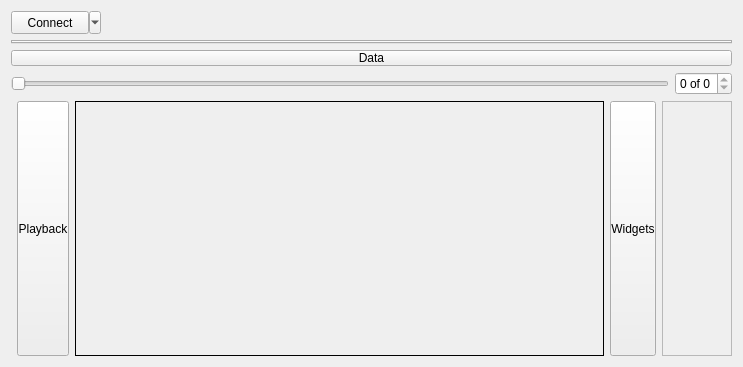
<?xml version="1.0" encoding="UTF-8"?>
<ui version="4.0">
 <class>LorrisAnalyzer</class>
 <widget class="QWidget" name="LorrisAnalyzer">
  <property name="geometry">
   <rect>
    <x>0</x>
    <y>0</y>
    <width>743</width>
    <height>367</height>
   </rect>
  </property>
  <property name="sizePolicy">
   <sizepolicy hsizetype="Expanding" vsizetype="Expanding">
    <horstretch>0</horstretch>
    <verstretch>0</verstretch>
   </sizepolicy>
  </property>
  <property name="minimumSize">
   <size>
    <width>0</width>
    <height>0</height>
   </size>
  </property>
  <property name="windowTitle">
   <string>Form</string>
  </property>
  <property name="autoFillBackground">
   <bool>false</bool>
  </property>
  <layout class="QVBoxLayout" name="leftVLayout" stretch="0,0,0,0,4">
   <property name="spacing">
    <number>6</number>
   </property>
   <item>
    <layout class="QHBoxLayout" name="topLayout">
     <item>
      <widget class="QToolButton" name="connectButton">
       <property name="sizePolicy">
        <sizepolicy hsizetype="Minimum" vsizetype="Fixed">
         <horstretch>0</horstretch>
         <verstretch>0</verstretch>
        </sizepolicy>
       </property>
       <property name="minimumSize">
        <size>
         <width>90</width>
         <height>23</height>
        </size>
       </property>
       <property name="text">
        <string>Connect</string>
       </property>
       <property name="popupMode">
        <enum>QToolButton::MenuButtonPopup</enum>
       </property>
       <property name="toolButtonStyle">
        <enum>Qt::ToolButtonTextOnly</enum>
       </property>
      </widget>
     </item>
     <item>
      <spacer name="horizontalSpacer">
       <property name="orientation">
        <enum>Qt::Horizontal</enum>
       </property>
       <property name="sizeType">
        <enum>QSizePolicy::Fixed</enum>
       </property>
       <property name="sizeHint" stdset="0">
        <size>
         <width>40</width>
         <height>20</height>
        </size>
       </property>
      </spacer>
     </item>
     <item>
      <spacer name="horizontalSpacer_2">
       <property name="orientation">
        <enum>Qt::Horizontal</enum>
       </property>
       <property name="sizeHint" stdset="0">
        <size>
         <width>40</width>
         <height>20</height>
        </size>
       </property>
      </spacer>
     </item>
    </layout>
   </item>
   <item>
    <widget class="DeviceTabWidget" name="devTabs">
     <property name="movable">
      <bool>false</bool>
     </property>
    </widget>
   </item>
   <item>
    <widget class="QPushButton" name="collapseTop">
     <property name="sizePolicy">
      <sizepolicy hsizetype="Expanding" vsizetype="Fixed">
       <horstretch>0</horstretch>
       <verstretch>0</verstretch>
      </sizepolicy>
     </property>
     <property name="styleSheet">
      <string notr="true">padding: 0px</string>
     </property>
     <property name="text">
      <string>Data</string>
     </property>
     <property name="flat">
      <bool>false</bool>
     </property>
    </widget>
   </item>
   <item>
    <layout class="QHBoxLayout" name="horizontalLayout_2">
     <item>
      <widget class="QSlider" name="timeSlider">
       <property name="maximum">
        <number>0</number>
       </property>
       <property name="value">
        <number>0</number>
       </property>
       <property name="orientation">
        <enum>Qt::Horizontal</enum>
       </property>
       <property name="invertedAppearance">
        <bool>false</bool>
       </property>
       <property name="invertedControls">
        <bool>false</bool>
       </property>
       <property name="tickPosition">
        <enum>QSlider::NoTicks</enum>
       </property>
       <property name="tickInterval">
        <number>1</number>
       </property>
      </widget>
     </item>
     <item>
      <widget class="QSpinBox" name="timeBox">
       <property name="suffix">
        <string> of 0</string>
       </property>
       <property name="maximum">
        <number>0</number>
       </property>
      </widget>
     </item>
    </layout>
   </item>
   <item>
    <layout class="QHBoxLayout" name="bottomHLayout" stretch="0,0,1,0,0">
     <item>
      <widget class="Playback" name="playFrame">
       <property name="minimumSize">
        <size>
         <width>0</width>
         <height>0</height>
        </size>
       </property>
       <property name="frameShape">
        <enum>QFrame::StyledPanel</enum>
       </property>
       <property name="frameShadow">
        <enum>QFrame::Sunken</enum>
       </property>
      </widget>
     </item>
     <item>
      <widget class="RotateButton" name="collapseLeft">
       <property name="sizePolicy">
        <sizepolicy hsizetype="Fixed" vsizetype="Minimum">
         <horstretch>0</horstretch>
         <verstretch>0</verstretch>
        </sizepolicy>
       </property>
       <property name="styleSheet">
        <string notr="true">padding: 0</string>
       </property>
       <property name="text">
        <string>Playback</string>
       </property>
       <property name="flat">
        <bool>false</bool>
       </property>
       <property name="rotation" stdset="0">
        <UInt>1</UInt>
       </property>
      </widget>
     </item>
     <item>
      <widget class="WidgetArea" name="dataArea">
       <property name="sizePolicy">
        <sizepolicy hsizetype="Expanding" vsizetype="Expanding">
         <horstretch>0</horstretch>
         <verstretch>0</verstretch>
        </sizepolicy>
       </property>
       <property name="acceptDrops">
        <bool>true</bool>
       </property>
       <property name="autoFillBackground">
        <bool>false</bool>
       </property>
       <property name="frameShape">
        <enum>QFrame::Panel</enum>
       </property>
       <property name="frameShadow">
        <enum>QFrame::Plain</enum>
       </property>
      </widget>
     </item>
     <item>
      <widget class="RotateButton" name="collapseRight">
       <property name="sizePolicy">
        <sizepolicy hsizetype="Fixed" vsizetype="Expanding">
         <horstretch>0</horstretch>
         <verstretch>0</verstretch>
        </sizepolicy>
       </property>
       <property name="styleSheet">
        <string notr="true">padding: 0px</string>
       </property>
       <property name="text">
        <string>Widgets</string>
       </property>
       <property name="flat">
        <bool>false</bool>
       </property>
      </widget>
     </item>
     <item>
      <layout class="QVBoxLayout" name="verticalLayout" stretch="0">
       <item>
        <widget class="QScrollArea" name="widgetsScrollArea">
         <property name="horizontalScrollBarPolicy">
          <enum>Qt::ScrollBarAlwaysOff</enum>
         </property>
         <property name="widgetResizable">
          <bool>true</bool>
         </property>
         <widget class="QWidget" name="scrollAreaWidgetContents">
          <property name="geometry">
           <rect>
            <x>0</x>
            <y>0</y>
            <width>76</width>
            <height>236</height>
           </rect>
          </property>
         </widget>
        </widget>
       </item>
      </layout>
     </item>
    </layout>
   </item>
  </layout>
 </widget>
 <customwidgets>
  <customwidget>
   <class>Playback</class>
   <extends>QFrame</extends>
   <header>../src/LorrisAnalyzer/playback.h</header>
   <container>1</container>
  </customwidget>
  <customwidget>
   <class>RotateButton</class>
   <extends>QPushButton</extends>
   <header>../src/shared/rotatebutton.h</header>
  </customwidget>
  <customwidget>
   <class>DeviceTabWidget</class>
   <extends>QTabWidget</extends>
   <header>../src/LorrisAnalyzer/devicetabwidget.h</header>
   <container>1</container>
  </customwidget>
  <customwidget>
   <class>WidgetArea</class>
   <extends>QFrame</extends>
   <header>../src/LorrisAnalyzer/widgetarea.h</header>
   <container>1</container>
  </customwidget>
 </customwidgets>
 <resources/>
 <connections/>
</ui>
